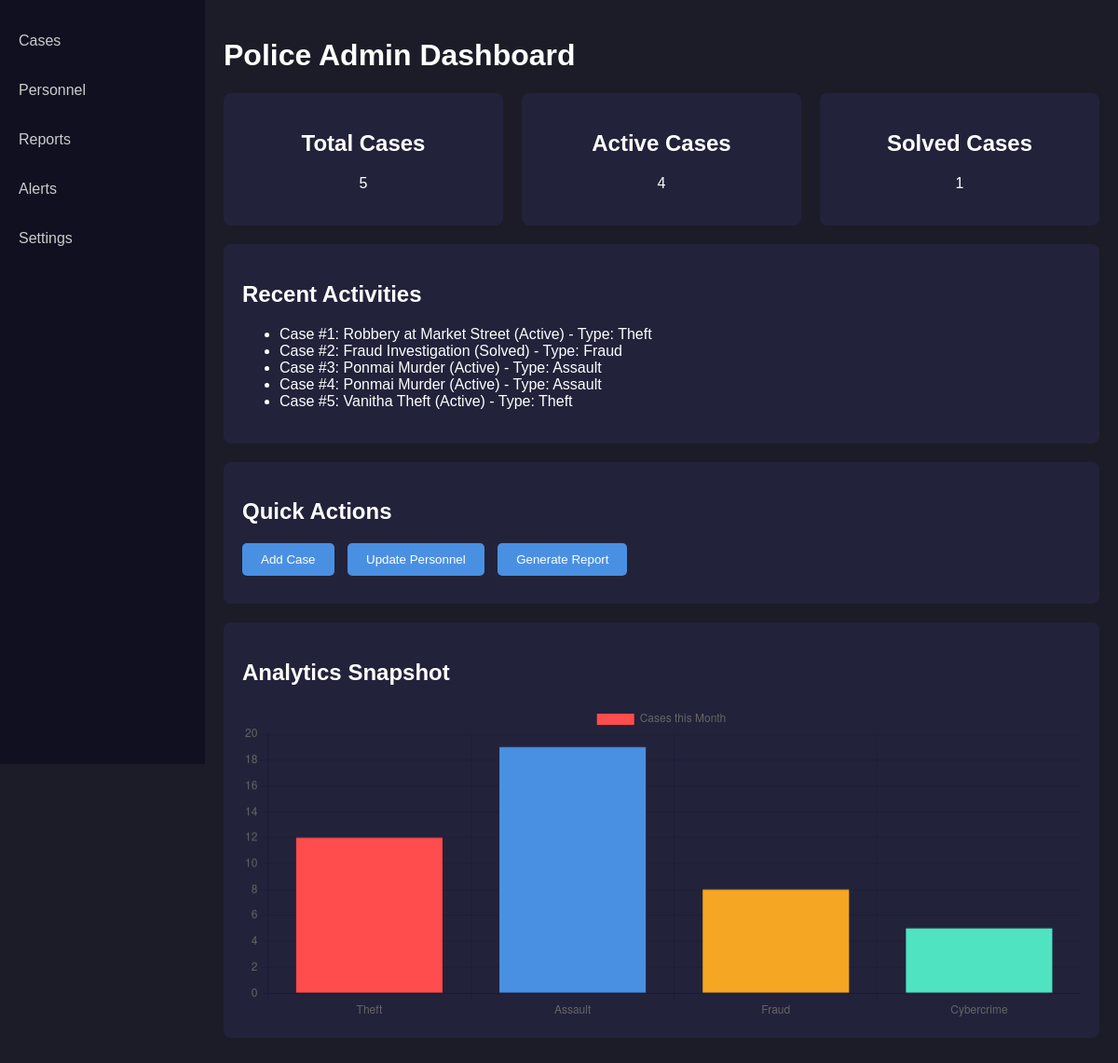
The page / on the database its author committed.
### tables this page shows
CREATE TABLE cases (
            case_id INTEGER PRIMARY KEY AUTOINCREMENT,
            title TEXT NOT NULL,
            status TEXT NOT NULL,
            date_created TEXT NOT NULL,
            crime_type TEXT NOT NULL
        );

### app.py (the view)
@app.route('/')
def dashboard():
    conn = get_db_connection()
    cases = conn.execute('SELECT * FROM cases').fetchall()
    personnel = conn.execute('SELECT * FROM personnel').fetchall()
    conn.close()
    total_cases = len(cases)
    active_cases = len([c for c in cases if c['status'] == 'Active'])
    solved_cases = len([c for c in cases if c['status'] == 'Solved'])
    crime_types = ["Theft", "Assault", "Fraud", "Cybercrime"]
    crime_counts = [12, 19, 8, 5]  # Placeholder, can later map to actual data
    return render_template('dashboard.html', total_cases=total_cases,
                           active_cases=active_cases, solved_cases=solved_cases,
                           cases=cases, personnel=personnel,
                           crime_types=crime_types, crime_counts=crime_counts)

### app.py (called while the page is built)
def get_db_connection():
    conn = sqlite3.connect('police_dashboard.db')
    conn.row_factory = sqlite3.Row
    return conn

### templates/dashboard.html (shortened to what this page needs)
<!DOCTYPE html>
<html lang="en">
<head>
</head>
<body>
<div class="sidebar">
    <a href="#">Cases</a>
    <a href="#">Personnel</a>
    <a href="#">Reports</a>
    <a href="#">Alerts</a>
    <a href="#">Settings</a>
</div>
<div class="main">
    <h1>Police Admin Dashboard</h1>
    <div class="stats">
        <div class="stat-box">
            <h2>Total Cases</h2>
            <p>{{ total_cases }}</p>
        </div>
        <div class="stat-box">
            <h2>Active Cases</h2>
            <p>{{ active_cases }}</p>
        </div>
        <div class="stat-box">
            <h2>Solved Cases</h2>
            <p>{{ solved_cases }}</p>
        </div>
    </div>
    <div class="section">
        <h2>Recent Activities</h2>
        <ul>
            {% for case in cases %}
                <li>Case #{{ case['case_id'] }}: {{ case['title'] }} ({{ case['status'] }}) - Type: {{ case['crime_type'] }}</li>
            {% endfor %}
        </ul>
    </div>
    <div class="section quick-actions">
        <h2>Quick Actions</h2>
        <a href="{{ url_for('add_case') }}"><button>Add Case</button></a>
        <a href="{{ url_for('update_personnel') }}"><button>Update Personnel</button></a>
        <button>Generate Report</button>
    </div>
    <div class="section">
        <h2>Analytics Snapshot</h2>
        <canvas id="crimeChart" width="400" height="150"></canvas>
    </div>
</div>
 <script>
    const crimeTypes = {{ crime_types|tojson|safe }};
    const crimeCounts = {{ crime_counts|tojson|safe }};
    const ctx = document.getElementById('crimeChart').getContext('2d');
    const crimeChart = new Chart(ctx, {
        type: 'bar',
        data: {
            labels: crimeTypes,
            datasets: [{
                label: 'Cases this Month',
                data: crimeCounts,
                backgroundColor: ['#ff4c4c', '#4a90e2', '#f5a623', '#50e3c2']
            }]
        },
        options: {
            scales: { y: { beginAtZero: true } }
        }
    });
</script>
</body>
</html>

### templates/dashboard.html (style rules this page uses)
body { margin: 0; font-family: Arial; background-color: #1c1c28; color: #fff; }
.sidebar { height: 100vh; width: 220px; position: fixed; background-color: #101021; padding-top: 20px; }
.sidebar a { padding: 15px 20px; display: block; color: #ccc; text-decoration: none; margin-bottom: 5px; }
.main { margin-left: 220px; padding: 20px; }
.stats { display: flex; gap: 20px; margin-bottom: 20px; }
.stat-box { background-color: #22223b; padding: 20px; border-radius: 8px; flex: 1; text-align: center; }
.section { background-color: #22223b; padding: 20px; border-radius: 8px; margin-bottom: 20px; }
.quick-actions button { margin-right: 10px; margin-bottom: 10px; padding: 10px 20px; background-color: #4a90e2; border: none; border-radius: 5px; color: #fff; cursor: pointer; }

### rows shown on the page
cases: case_id "1", title "Robbery at Market Street", status "Active", crime_type "Theft"
cases: case_id "2", title "Fraud Investigation", status "Solved", crime_type "Fraud"
cases: case_id "3", title "Ponmai Murder", status "Active", crime_type "Assault"
cases: case_id "4", title "Ponmai Murder", status "Active", crime_type "Assault"
cases: case_id "5", title "Vanitha Theft", status "Active", crime_type "Theft"

### other values the page prints
{{ total_cases }} "5"
{{ active_cases }} "4"
{{ solved_cases }} "1"
chart data {{ crime_counts|tojson|safe }} [12, 19, 8, 5]
